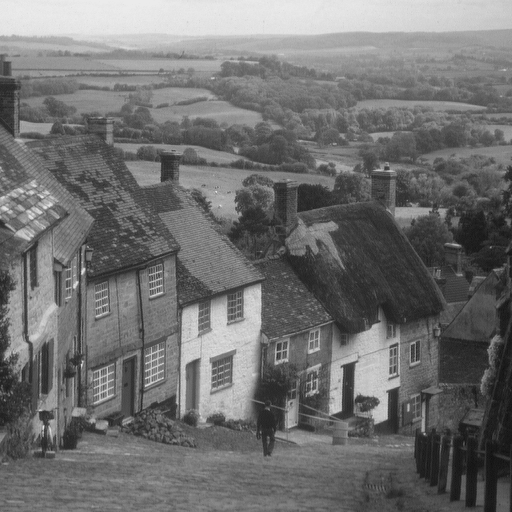
%> input picture 2.bmp, 512 x 512 px
$ octave --eval "result = func2(im2double(imread('2.bmp')));"   (GNU Octave 9; MATLAB toolbox functions it lacks are replaced by stand-ins)
%> lines starting %> are read from the running program, lines starting %| are printed output that depends on the picture
### RI_RFrWT.m
function [ C,Sg,flag] = RI_RFrWT(image1,a,b)
[m,n]=size(image1);
A11=zeros(m/2,n/2);
A12=zeros(m/2,n/2);
A21=zeros(m/2,n/2);
A22=zeros(m/2,n/2);
A11=image1(1:m/2,1:n/2);
A12=image1(1:m/2,n/2+1:n);
A21=image1(m/2+1:m,1:n/2);
A22=image1(m/2+1:m,n/2+1:n);
mean=zeros(2,2);
mean(1,1)=mean2(A11);
mean(1,2)=mean2(A12);
mean(2,1)=mean2(A21);
mean(2,2)=mean2(A22);
NM=zeros(2,2);
NM(1,1)=mean(1,1)+mean(1,2)+mean(2,1)+mean(2,2);
NM(1,2)=mean(1,1)-mean(1,2)+mean(2,1)-mean(2,2);
NM(2,1)=mean(1,1)-mean(2,1)+mean(1,2)-mean(2,2);
NM(2,2)=mean(1,1)-mean(1,2)+mean(2,2)-mean(2,1);
Sg=zeros(2,2);
for i=1:2
    for j=1:2
        if NM(i,j)>0
            Sg(i,j)=1;
        elseif NM(i,j)<0
            Sg(i,j)=-1;
        end
    end
end
RI=zeros(m,n);
for i=1:m
    for j=1:n
        if (i<=m/2)&&(j<=n/2)
                RI(2*i-1,2*j-1)=image1(i,j);
        elseif (i<=m/2)&&(j>n/2)
                RI(2*i-1,2*j-n)=image1(i,3*n/2-j+1);
        elseif (i>m/2)&&(j<=n/2)
            RI(2*i-m,2*j-1)=image1(3*m/2-i+1,j);
        else
            RI(2*i-m,2*j-n)=image1(3*m/2-i+1,3*n/2-j+1);
        end
    end
end
RI=frft2(RI,a,b);
de = SDecompose(RI, m);
cA1=de(1:m/2,1:n/2);
cH1=de(1:m/2,n/2+1:n);
cV1=de(m/2+1:m,1:n/2);
cD1=de(m/2+1:m,n/2+1:n);

B=zeros(m,n);
B(1:m/2,1:n/2)=Sg(1,1)*cA1;
B(1:m/2,n/2+1:n)=Sg(1,2)*cH1;
B(m/2+1:m,1:n/2)=Sg(2,1)*cV1;
B(m/2+1:m,n/2+1:n)=Sg(2,2)*cD1;

C=zeros(m,n);
flag=0;
if abs(NM(2,1))<abs(NM(1,2))
    C=B;
else
    C11=B(1:m/2,1:n/2)';
    C12=B(m/2+1:m,1:n/2)';
    C21=B(1:m/2,n/2+1:n)';
    C22=B(m/2+1:m,n/2+1:n)';
    C=[C11,C12;C21,C22];
    flag=1;
end

end

### frft2.m
function f2 = frft2(image,a1,a2)
%二维离散分数傅里叶变换的离散算法
[N,N]=size(image);
% image=double(image);
%%%%%%%%%%%%%%%%%%%%FRFT核矩阵的生成%%%%%%%%%%%%%%%%%%%%%%%%%

%%%%%%%%%%%%%%%%%%%%生成分数傅里叶变换的特征值构成的对角阵%%%%%%%%%%%%%%%%%%
b1=a1*pi/2;
b2=a2*pi/2;
da1=zeros(1,N);
da2=zeros(1,N);

if (mod(N,2)~=0)
    for i=1:N
        da1(i)=exp(-j*b1*(i-1));
        da2(i)=exp(-j*b2*(i-1));
    end
else
    for i=1:N-1
        da1(i)=exp(-j*b1*(i-1));
        da2(i)=exp(-j*b2*(i-1));
    end
    da1(N)=exp(-j*b1*N);
    da2(N)=exp(-j*b2*N);
end
Da1=diag(da1);
Da2=diag(da2);

%%%%%%%%%%%%%%生成特征向量阵，进而得到DFRFT的核矩阵%%%%%%%%%%%%%%%%%%%%%%%%%%%%%
w=2*pi/N;
v1=zeros(1,N);
for i=1:N
    v1(i)=2*cos((i-1)*w);
end
v2=ones(N-1,1);
v3=ones(N-1,1);
S=diag(v1)+diag(v2,-1)+diag(v3,1);%生成三对角阵
S(1,N)=1;
S(N,1)=1;
[V,~]=eig(S);
F1=V*Da1*V';
F2=V*Da2*V';
f2=F1*image*F2;
% f2=real(f2);
end

### decompose.m
function [imder, imdec] = decompose(imMat, dim)
imder = imMat;
imdec = imMat;
for i = 1:dim
    for j = 1:2:dim
        imder(i, dim/2+(j+1)/2) = imMat(i, j+1) - imMat(i, j);
        imder(i, (j+1)/2) = imMat(i, j) + floor(imder(i, dim/2+(j+1)/2)/2);
    end
end

for i = 1:dim
    for j = 1:2:dim
        imdec(dim/2+(j+1)/2, i) = imder(j+1, i) - imder(j, i);
        imdec((j+1)/2, i) = imder(j, i) + floor(imdec(dim/2+(j+1)/2, i)/2);
    end
end

### IRI_RFrWT.m
function Iw = IRI_RFrWT(image,flag,Sg,a,b)
[m,n]=size(image);
I=zeros(m,n);
if flag==0
    I=image;
elseif flag==1
    I(1:m/2,1:n/2)=image(1:m/2,1:n/2)';
    I(1:m/2,n/2+1:n)=image(m/2+1:m,1:n/2)';
    I(m/2+1:m,1:n/2)=image(1:m/2,n/2+1:n)';
    I(m/2+1:m,n/2+1:n)=image(m/2+1:m,n/2+1:n)';
end
LL=Sg(1,1)*I(1:m/2,1:n/2);
HL=Sg(1,2)*I(1:m/2,n/2+1:n);
LH=Sg(2,1)*I(m/2+1:m,1:n/2);
HH=Sg(2,2)*I(m/2+1:m,n/2+1:n);
de1=[LL,HL;LH,HH];
R = SRecompose(de1, m);
R=frft2(R,a,b);
R=real(R);
Iw=zeros(m,n);
for i=1:m
    for j=1:n
        if (i<=m/2)&&(j<=n/2)
            Iw(i,j)=R(2*i-1,2*j-1);
        elseif (i<=m/2)&&(j>n/2)
            Iw(i,3*n/2-j+1)=R(2*i-1,2*j-n);
        elseif (i>m/2)&&(j<=n/2)
            Iw(3*m/2-i+1,j)=R(2*i-m,2*j-1);
        else
            Iw(3*m/2-i+1,3*n/2-j+1)=R(2*i-m,2*j-n);
        end
    end
end
end

### recompose.m
function [imrer, imrec] = recompose( imde, dim )
imrer = imde;
imrec = imde;
for i = 1:dim
    for j = 1:2:dim
        imrer(j, i) = imde((j+1)/2, i) - floor(imde(dim/2+(j+1)/2, i)/2);
        imrer(j+1, i) = imde(dim/2+(j+1)/2, i) + imrer(j, i);
    end
end
for i = 1:dim
    for j = 1:2:dim
        imrec(i, j) = imrer( i, (j+1)/2 ) - floor( imrer(i, dim/2+(j+1)/2)/2 );
        imrec(i, j+1) = imrer( i, dim/2+(j+1)/2 ) + imrec(i, j);
    end
end

### SRecompose.m
function imre = SRecompose( imde, dim )
map = gray(256);
% [10 lines of commented-out code are left out]

[imrer, imrec] = recompose(imde,dim);
imre = imrec;


### SDecompose.m
function imde = SDecompose( imMat, dim )
imMat = double(imMat);
map = gray(256);
[imder, imdec] = decompose(imMat, dim);
imde = imdec;

### func2.m
function obj=func2(x)
I=imread('C:\mydata\image\image1\Car.bmp'); %读取载体图像（已选）
wm=imread('clock.jpg'); %读取水印图像
%mandril_gray.tif 2.bmp Boat.bmp pirate.tif Couple.bmp
% figure,imshow(I);
%%%%%%%%%%对主图像做处理%%%%%%%%%%%
[m,n]=size(I);
%对主图像做1级重新分配不变整数小波变换
II=I;
I=double(I);
[ C,Sg,flag] = RI_RFrWT(I,x(1),x(2));%%可通过调整变换阶数优化效果
cA1=C(1:m/2,1:n/2);
cH1=C(1:m/2,n/2+1:n);
cV1=C(m/2+1:m,1:n/2);
cD1=C(m/2+1:m,n/2+1:n);
[UU1,SS1,VV1]=svd(cA1);
[UU2,SS2,VV2]=svd(cD1);

%%%%%%%%%%对水印图像做处理%%%%%%%%%
[r,c]=size(wm);%获取水印图像的尺寸
wm=double(wm);
[Cw,Sgw,flagw] = RI_RFrWT(wm,0,0);%%可通过调整变换阶数优化效果
cAw=Cw(1:r/2,1:c/2);
cHw=Cw(1:r/2,c/2+1:c);
cVw=Cw(r/2+1:r,1:c/2);
cDw=Cw(r/2+1:r,c/2+1:c);


%%%%%%%%%%%%%%%%%%%%%%%%水印嵌入过程%%%%%%%%%%%%%%%%%%%%%%%%%%%%%%%%%
k1=x(3);% Barbara PSNR+NC1
k2=x(4);% Barbara %%可通过调整嵌入强度优化效果
% [12 lines of commented-out code are left out]
cAw1=zeros(size(SS1));
cAw1(1:size(cAw,1),1:size(cAw,2))=cAw;
S1=SS1+k1*cAw1;
S2=SS2+k2*cAw1;
[Uw,Sw,Vw]=svd(S1);
[Uw1,Sw1,Vw1]=svd(S2);
If1=UU1*Sw*VV1';
If2=UU2*Sw1*VV2';

image=[If1,cH1;cV1,If2];
I1 = IRI_RFrWT(image,flag,Sg,-x(1),-x(2));
I1=uint8(I1);
% figure,imshow(I1);
PSNR=psnr(I1,II);
NCsum=0;
%%%%%%%%%%%%%%%%%%%%%%%%%%%%%%鲁棒性测试%%%%%%%%%%%%%%%%%%%%%%%%%%%%%%%%%%%%%%
for d=1:18
    I2=I1;
    switch d
    case 1
        I2 = medfilt2(I2,[3,3]);
    case 2
        aa=fspecial('average',[3,3]); %生成系统预定义的3*3滤波器
        I2=imfilter(I2,aa);%用生成的滤波器进行滤波
    case 3
        I2=imresize(I2,2);
        I2=imresize(I2,0.5);
    case 4
        I2=imrotate(I2,90,'crop');
    case 5
        I2=histeq(I2);%figure,imshow(I1)%对载水印图像进行直方图均衡化
    case 6
         I2=imnoise(I2,'gaussian',0,0.05);
    case 7
        imwrite(I2,'I1.jpg','jpg','quality',75);
        I2=imread('I1.jpg');
    case 8
        I2=imnoise(I2,'salt & pepper',0.05);
    case 9
        temp1=randperm(512,20);
        temp2=randperm(512,20);
        I2(temp1,:)=0;
        I2(:,temp2)=0;
    case 10
        hh=fspecial('gaussian',[3,3]);
        I2=imfilter(I2,hh,'conv');
    case 11
        I2=double(I2);
        h=[-1 -1 -1;-1 9 -1;-1 -1 -1];
        I2=conv2(I2,h,'same');
    case 12
        I2=flipud(I2);
    case 13
        I2=fliplr(I2);
    case 14
        I2=double(I2);
        A=zeros(512);
        for i=1:512
            for j=1:512
                if ((i-256)^2+(j-256)^2)<=256^2
                    A(i,j)=1;
                end
            end
        end
        I2=I2.*A;%利用掩膜裁剪图像，类似于抠图
    case 15
        se=translate(strel(1),[20,20]);
        I2=imdilate(I2,se);
    case 16
        I2(1:256,1:256)=0;
    case 17
        I2(257:512,1:256)=0;
    case 18
        I2=imrotate(I1,45,'crop');%对载水印图像进行90度的旋转
    end

%%%%%%%%%%%%%%%%%%%%%%%%水印提取过程%%%%%%%%%%%%%%%%%%%%%%%%%%%%%%%%%
I2=double(I2);
[ C1,Sg1,flag1] = RI_RFrWT(I2,x(1),x(2));
cA11=C1(1:m/2,1:n/2);
cD11=C1(m/2+1:m,n/2+1:n);
[UU3,SS3,VV3]=svd(cA11);
[UU4,SS4,VV4]=svd(cD11);
% Vw=encryption(Vw,0.9);
SS5=Uw*SS3*Vw';
SS6=Uw1*SS4*Vw1';
LLw1=(SS5-SS1)/x(3);
LLw2=(SS6-SS2)/x(4);
LLw1=LLw1(1:r/2,1:c/2);
LLw2=LLw2(1:r/2,1:c/2);
image1=[LLw1,cHw;cVw,cDw];
image2=[LLw2,cHw;cVw,cDw];
wm1 = IRI_RFrWT(image1,flagw,Sgw,0,0);
wm2 = IRI_RFrWT(image2,flagw,Sgw,0,0);
wm1=uint8(wm1);
wm2=uint8(wm2);
% figure,imshow(wm1)
% figure,imshow(wm2)
NC1=nc(wm,wm1);
NC2=nc(wm,wm2);
NCmax=max(NC1,NC2);
NCsum=NCsum+NCmax;
end
obj=0.4/PSNR+0.6/NCsum;
end
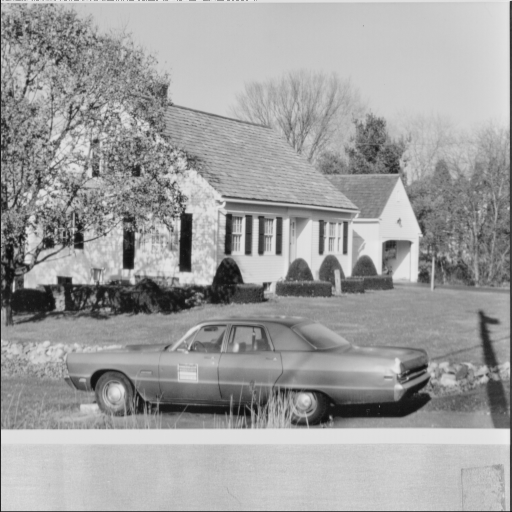
%> input picture Car.bmp, 512 x 512 px
%> in func2, I is the input picture: size 512x512 uint8; min 10, max 235, mean 159.3
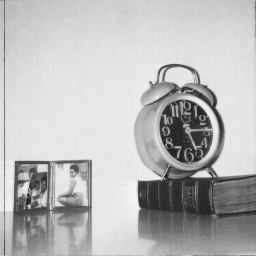
%> input picture clock.jpg, 256 x 256 px
%> in func2, wm is the input picture: size 256x256 uint8; min 32, max 246, mean 186
%> after the loop in RI_RFrWT, `for i=1:2`: Sg = [1 -1; 1 -1]
%> after the loop in RI_RFrWT, `for i=1:m`:
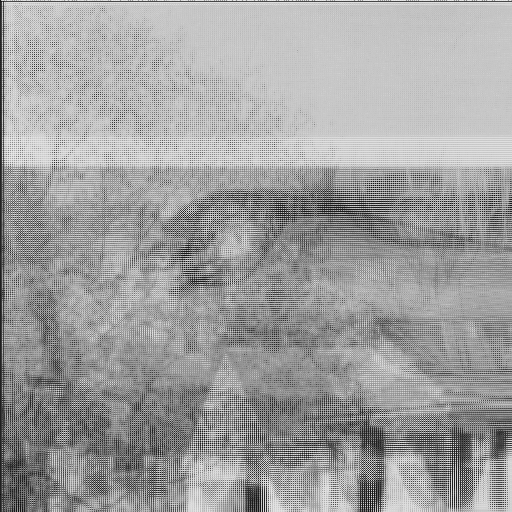
%> RI: size 512x512 double; min 10, max 235, mean 159.3; mean of the top-left, top-right, bottom-left and bottom-right quarters 175.7, 176.6, 138.4, 146.3
%> in frft2, `b1=a1*pi/2;`: b1 = 1.42
%> in frft2, `b2=a2*pi/2;`: b2 = 1.41
%> in frft2, `S(N,1)=1;`: S: size 512x512 double; min -2, max 2, mean 0.00391
%> in func2, `[ C,Sg,flag] = RI_RFrWT(I,x(1),x(2));`: Sg = [1 -1; 1 -1]; flag = 1
%> call 2 of RI_RFrWT, with a = 0, b = 0
%> in RI_RFrWT (call 2), `A22=image1(m/2+1:m,n/2+1:n);`:
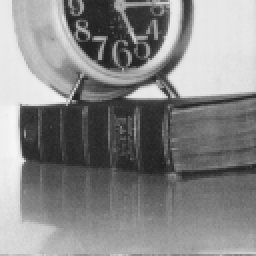
%> A22: size 128x128 double (shown 2 times larger); min 32, max 246, mean 134.9
%> after the loop in RI_RFrWT (call 2), `for i=1:2`: Sg = [1 1; 1 -1]
%> in frft2 (call 2), `S(N,1)=1;`: S: size 256x256 double; min -2, max 2, mean 0.00781
%> in RI_RFrWT (call 2), `C=[C11,C12;C21,C22];`:
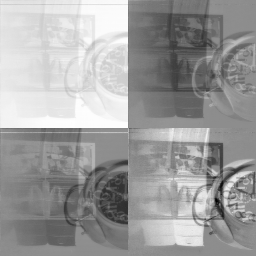
%> C: size 256x256 double; min -292, max 235, mean 34.3; mean of the top-left, top-right, bottom-left and bottom-right quarters 185, -46.4, -37.9, 36.7; drawn with min black and max white
%> in func2, `[Cw,Sgw,flagw] = RI_RFrWT(wm,0,0);`: flagw = 1
%> in func2, `k1=x(3);`: k1 = 0.906
%> in func2, `k2=x(4);`: k2 = 0.91
%> in func2, `cAw1(1:size(cAw,1),1:size(cAw,2))=cAw;`:
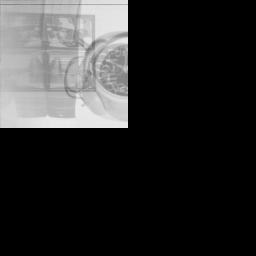
%> cAw1: size 256x256 double; min 0, max 235, mean 46.2; mean of the top-left, top-right, bottom-left and bottom-right quarters 185, 0, 0, 0
%> after the loop in IRI_RFrWT, `for i=1:m`:
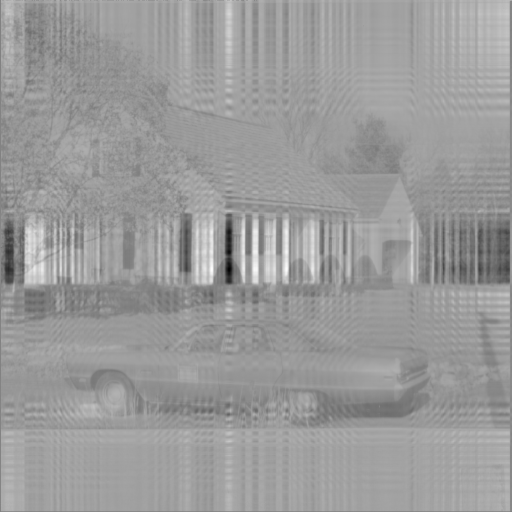
%> Iw: size 512x512 double; min -701.5, max 720.2, mean 163.1; drawn with min black and max white
%> in func2, `PSNR=psnr(I1,II);`: PSNR = 16.83
%> (the run ends here)
